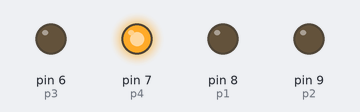
The sketch below on a simulated Arduino Uno, built with avr-gcc and run on an emulated ATmega328P. Shown: output pins drawn as LEDs (lit = HIGH).

Above: at 0.1 s.
Timing chart, 0 to 1.6 s (numbered marks = the images above):
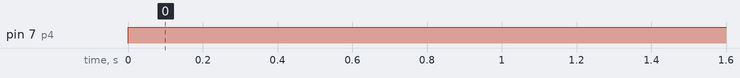

Measured:
- by itself, pin 7 (p4): LOW → HIGH at 0.00 s

The sketch:

moter_test.ino
```cpp
int p1 = 8; //ピンを指定してあげる。モータドライバの5，6ピンを参考に。
int p2 = 9;
int p3 = 6;
int p4 = 7;
void front() //前進
{
  //digitalWrite(p1,HIGH); //このHIGHとLOWで正回転、逆回転を切り替える。
  //digitalWrite(p2,LOW);
  digitalWrite(p3,HIGH);
  digitalWrite(p4,LOW);
}
void back() //後退
{
  //digitalWrite(p1,LOW);
  //digitalWrite(p2,HIGH);
  digitalWrite(p3,LOW);
  digitalWrite(p4,HIGH);
}
void right() //右旋回
{
  //digitalWrite(p1,HIGH);
  //digitalWrite(p2,LOW);
  digitalWrite(p3,LOW);
  digitalWrite(p4,HIGH);
}
void left() //左旋回
{
//digitalWrite(p1,LOW);
//digitalWrite(p2,HIGH);
digitalWrite(p3,HIGH);
digitalWrite(p4,LOW);
}
void stop() //停止
{
  digitalWrite(p1,LOW);
  digitalWrite(p2,LOW);
  digitalWrite(p3,LOW);
  digitalWrite(p4,LOW);
}
void setup()
{
  pinMode(p1,OUTPUT);
  pinMode(p2,OUTPUT);
  pinMode(p3,OUTPUT);
  pinMode(p4,OUTPUT);
}
void loop()
{
  //front(); //前進
  //delay(1000); //1000ミリ秒=1秒間
  //back(); //後退
  //delay(1000);
  right(); //右旋回
  //delay(1000);
  //left(); //左旋回
  //delay(1000);
  //stop(); //停止
  //delay(1000);
}
```
